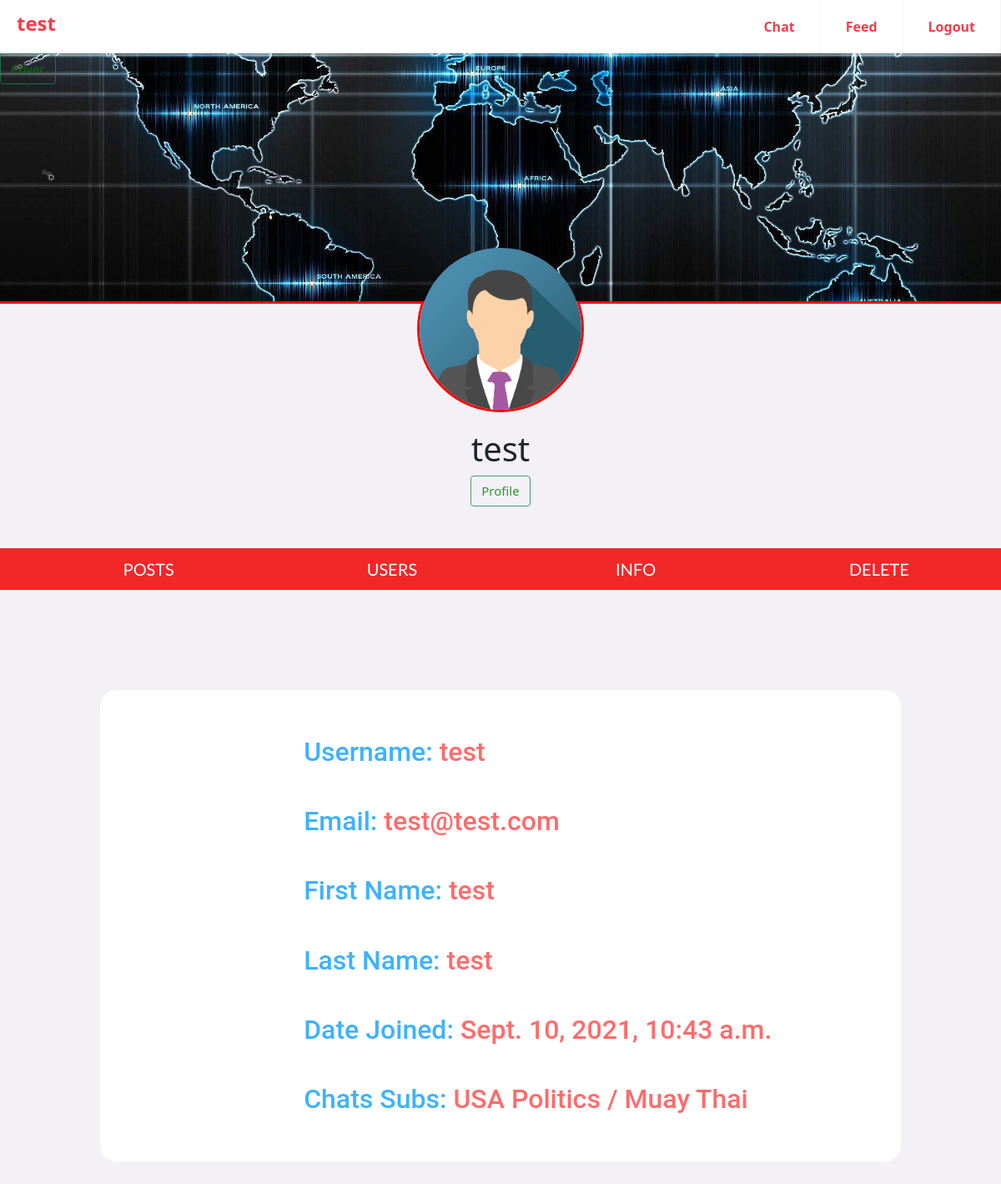
The page /profile/test/info/ (signed in) on the database its author committed.
### users/models.py (models this page shows, shortened)
class ProfileInfo(models.Model):
    user = models.OneToOneField(User,on_delete=models.CASCADE, unique=True)
    cover_image = models.ImageField(null=True, blank=True,upload_to='cover/')
    profile_image = models.ImageField(null=True, blank=True,upload_to='avatar/')

### chats/models.py (models this page shows, shortened)
class Room(models.Model):
    subscribers = models.ManyToManyField(User, blank=True)
    room_name = models.CharField(max_length=100)
    specific_room_chat = models.ForeignKey(Chat, on_delete=models.CASCADE, default="")

### users/views.py (the view)
# urls.py: path('profile/<username>/info/', views.info_profile, name="info_profile"),
@login_required
def info_profile(request, username):
    queryset = Room.objects.all().filter(subscribers = request.user)
    rooms = []
    for query in queryset:
        rooms.append(query.room_name)
    user_post = ProfileInfo.objects.get(user = request.user)
    return render(request, "users/info.html", {'user_post': user_post, 'rooms':rooms})

### users/templates/users/info.html
{% extends "users/base.html" %}
{% block content %}
<div class="container">
  <h2>Username: <span class="inf">{{ user.get_username }}</span></h2>
  <h2>Email: <span class="inf">{{ user.email }}</span></h2>
  <h2>First Name: <span class="inf">{{ user.first_name }}</span></h2>
  <h2>Last Name: <span class="inf">{{ user.last_name }}</span></h2>
  <h2>Date Joined: <span class="inf">{{ user.date_joined }}</span></h2>
  <h2>Chats Subs: {% for room in rooms %}<span class="inf">{% if forloop.last %}{{ room }} {% else %} {{ room }} / {% endif %} </span>{% endfor %}</h2>
</div>
{% endblock %}

### users/templates/users/base.html (shortened to what this page needs)
<!DOCTYPE html>
{% load static %}
<html lang="en">
<head>
  <link rel='stylesheet' href='https://cdnjs.cloudflare.com/ajax/libs/twitter-bootstrap/5.0.2/css/bootstrap.min.css'>
  <link href="{% static 'css/users/base.css' %}" rel="stylesheet" />
</head>
<body>
          <div class="header">
          <a id="home" class="logo men-a">{{ request.user.username }}</a>
          <ul class="menu">
            <li><a class="men-a" href="{% url 'chat:base_chats' %}">Chat</a></li>
            <li><a class="men-a" href="{% url 'news:news_feed' %}">Feed</a></li>
            <li><a class="men-a" href="{% url 'user:Logout' %}">Logout</a></li>
          </ul>
            </div>
    <div class="container-top">
  <div class="cover">
    <a type="button" class="btn-cover btn btn-success" href="{% url 'user:upload_cover' %}">Cover</a>
      <img class="imgcover" src="/media/{{ user_post.cover_image }}"  onerror="this.style.display='none';"/></div>
  <div class="profile-border">
    <img class="profile" src="/media/{{ user_post.profile_image }}" onerror="this.style.display='none';"/>
    </div>
   <div class="username">
    <h1 class="username">{{ user.username }}</h1>
    <a type="button" class="btn btn-success btn-profile" href="{% url 'user:upload_profile_img' %}">Profile</a>
    </div>
</div>
<nav class="nav" id="navbar"><ul class="ul-pro">
<li class="nav-pro"><a href="{% url 'user:Profile' username=user.username %}">POSTS</a></li>
<li class="nav-pro"><a href="{% url 'user:reveals' username=user.username %}">USERS</a></li>
<li class="nav-pro"><a href="{% url 'user:info_profile' username=user.username %}">INFO<a/></li>
<li class="nav-pro"><a href="{% url 'user:delete_user' username=user.username %}">DELETE<a/></li>
</ul></nav>
{% block content %}{% endblock %}
</body>
</html>

### users/static/css/users/base.css (style rules this page uses)
body { margin:0; padding: 0; background-color: #F3F1F5; }
.cover { background-size: 100%; height: 300px; border-bottom: solid red; background-color: white; overflow: hidden; }
.home,.btn-cover,.btn-profile,.btn-post { opacity: 80%; transition: all .6s ease; -webkit-transition: all .6s ease; }
.btn-cover { position: absolute; font-size: 15px; background-color: transparent; color: green; }
.btn-profile { font-size: 15px; background-color: transparent; color: green; }
.container-top { margin: 0; padding-top: 64px; }
.imgcover { width: 100%; height: 300px; object-fit: cover; }
.profile-border { background-color: white; border: solid red; border-radius:50%; width: 200px; height: 200px; item-align: center; margin: -70px auto auto auto; justify-content: center; }
.profile { border-radius:50%; width: 200px; height: 200px; }
img { max-width: 100%; max-height: 100%; }
.username { text-align: center; margin-top: 20px; }
.btn-cover { justify-content: center; }
.nav { margin-top: 50px; height: 50px; width: 100%; justify-content: center; text-align: center; background-color: #F22727; }
.ul-pro { padding-top:10px; width:100%; display:flex; justify-content:space-between; }
.nav-pro { width: 100%; display: inline; }
.nav-pro a { font-family: 'Lato', sans-serif; text-decoration: none; font-size: 20px; color: #FFFFFF; transition: all .6s ease; -webkit-transition: all .6s ease; }
.container { background-color: white; height: auto; width: 80%; margin: 10% 10%; border-radius: 20px; padding-bottom:10px; }
.container h2 { padding-left: 20%; font-family: 'Roboto', sans-serif; margin: 45px; color: #3DB2FF; }
.container:first-child { padding-top: 10px; }
.inf { color: #FF6B6B; }
.header { margin: 0; background-color: white; box-shadow: 1px 1px 4px 0 rgba(0,0,0,.1); position: fixed; width: 100%; z-index: 3; height: auto; }
.header a { color: #F23D4C; font-weight: 700; }
.header ul { margin: 0; padding: 0; list-style: none; overflow: hidden; background-color:transparent; }
.header li a { display: block; padding: 10px 10px; border-right: 1px solid #f4f4f4; text-decoration: none; }
.header .logo { display: block; float: left; font-size: 1.5em; padding: 10px 20px; text-decoration: none; }
.header .menu { clear: both; max-height: 0; transition: max-height .2s ease-out; }
@media screen and (min-width: 550px) { .header li { float: left; } }
@media screen and (min-width: 550px) { .header li a { padding: 20px 30px; } }
@media screen and (min-width: 550px) { .header .menu { clear: none; float: right; max-height: none; } }

### rows shown on the page
ProfileInfo: cover_image (picture), profile_image (picture)
Room: rooms "USA Politics"
Room: rooms "Muay Thai"

### other values the page prints
{{ request.user.username }} "test"
{{ user.username }} "test"
{{ user.get_username }} "test"
{{ user.email }} "test@test.com"
{{ user.first_name }} "test"
{{ user.last_name }} "test"
{{ user.date_joined }} "Sept. 10, 2021, 10:43 a.m."
